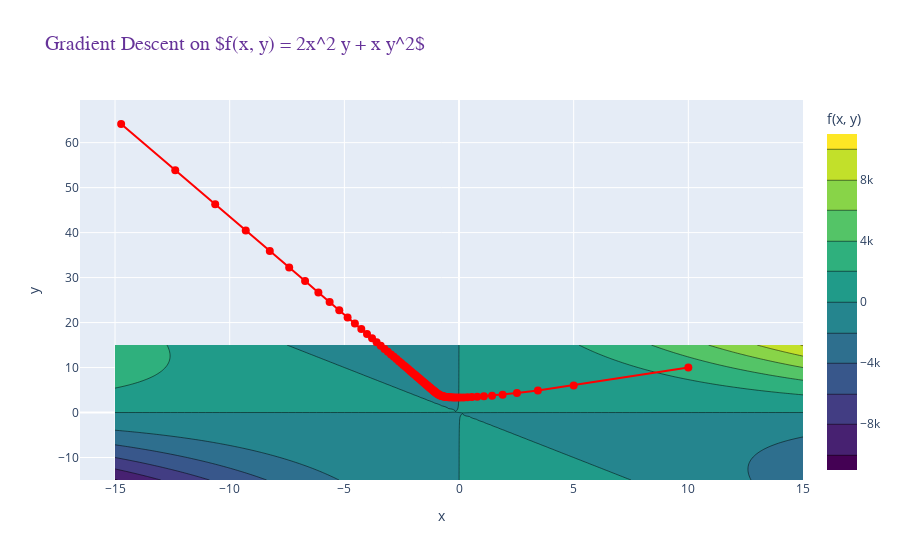

Notebook source saved alongside this figure:
### Code cell
import numpy as np
import sympy as sp
import plotly.graph_objects as go
from IPython.display import Math, display

# Define symbols
x, y = sp.symbols('x y')

# Define the function
f = 2*x**2*y + x*y**2 

grad_f_x = sp.diff(f, x)
grad_f_y = sp.diff(f, y)

grad_f_xx = sp.diff(grad_f_x, x)
grad_f_xy = sp.diff(grad_f_x, y)
grad_f_yx = sp.diff(grad_f_y, x)
grad_f_yy = sp.diff(grad_f_y, y)

grad_f_x_func = sp.lambdify((x, y), grad_f_x, 'numpy')
grad_f_y_func = sp.lambdify((x, y), grad_f_y, 'numpy')

display(Math(f"f(x, y) = {sp.latex(f)}"))
display(Math(f"\\frac{{\\partial f}}{{\\partial x}} = {sp.latex(grad_f_x)}"))
display(Math(f"\\frac{{\\partial f}}{{\\partial y}} = {sp.latex(grad_f_y)}"))
display(Math(f"\\frac{{\\partial^2 f}}{{\\partial x^2}} = {sp.latex(grad_f_xx)}"))
display(Math(f"\\frac{{\\partial^2 f}}{{\\partial x \\partial y}} = {sp.latex(grad_f_xy)}"))
display(Math(f"\\frac{{\\partial^2 f}}{{\\partial y \\partial x}} = {sp.latex(grad_f_yx)}"))
display(Math(f"\\frac{{\\partial^2 f}}{{\\partial y^2}} = {sp.latex(grad_f_yy)}"))

def gradient_descent(starting_point, learning_rate, num_iterations):
    x_current, y_current = starting_point
    x_history = [x_current]
    y_history = [y_current]
    f_history = [f.subs({x: x_current, y: y_current})]
    
    for _ in range(num_iterations):
        grad_x = grad_f_x_func(x_current, y_current)
        grad_y = grad_f_y_func(x_current, y_current)
        
        # Check for overflow or very large values
        if np.isinf(grad_x) or np.isnan(grad_x) or np.isinf(grad_y) or np.isnan(grad_y):
            print("Gradient overflow or NaN detected. Adjusting learning rate or check function.")
            break
        
        x_current = x_current - learning_rate * grad_x
        y_current = y_current - learning_rate * grad_y
        
        x_history.append(x_current)
        y_history.append(y_current)
        f_history.append(f.subs({x: x_current, y: y_current}))
    
    return x_history, y_history, f_history

# Parameters
starting_point = (10, 10)  # Starting point for gradient descent
learning_rate = 0.01        # Adjusted learning rate
num_iterations = 100       # Number of iterations


x_history, y_history, f_history = gradient_descent(starting_point, learning_rate, num_iterations)

# Create Plotly figure
fig = go.Figure()

# Plot function contour
x_values = np.linspace(-15, 15, 100)
y_values = np.linspace(-15, 15, 100)
X, Y = np.meshgrid(x_values, y_values)
Z = 2*X**2*Y + X*Y**2
fig.add_trace(go.Contour(
    x=x_values, y=y_values, z=Z,
    colorscale='Viridis',
    showscale=True,
    colorbar=dict(title='f(x, y)')
))

# Plot gradient descent path
fig.add_trace(go.Scatter(
    x=x_history,
    y=y_history,
    mode='markers+lines',
    marker=dict(color='red', size=8),
    line=dict(color='red', width=2),
    text=[f'({x_val:.1f}, {y_val:.1f})<br>f(x, y)={f_val:.1f}' for x_val, y_val, f_val in zip(x_history, y_history, f_history)],
    hoverinfo='text'
))

# LaTeX Title for Plotly Figure
latex_title = r"Gradient Descent on $f(x, y) = 2x^2 y + x y^2$"

# Display LaTeX Title
display(Math(latex_title))

# Update layout
fig.update_layout(
    title=latex_title,
    title_font=dict(family="Arial", size=20, color="RebeccaPurple"),
    xaxis_title='x',
    yaxis_title='y',
    autosize=True
)

# Show the plot
fig.show()

### Figure 1 — Plotly figure (JSON) as saved in the notebook; plotly's stock layout.template omitted (floating-point values rounded to 4 significant figures; data arrays with more than 128 entries replaced by an {"elided": "..."} marker saying what was removed)
{"data": [{"colorbar": {"title": {"text": "f(x, y)"}}, "colorscale": [[0, "#440154"], [0.1111, "#482878"], [0.2222, "#3e4989"], [0.3333, "#31688e"], [0.4444, "#26828e"], [0.5556, "#1f9e89"], [0.6667, "#35b779"], [0.7778, "#6ece58"], [0.8889, "#b5de2b"], [1, "#fde725"]], "showscale": true, "type": "contour", "x": [-15, -14.7, -14.39, -14.09, -13.79, -13.48, -13.18, -12.88, -12.58, -12.27, -11.97, -11.67, -11.36, -11.06, -10.76, -10.45, -10.15, -9.848, -9.545, -9.242, -8.939, -8.636, -8.333, -8.03, -7.727, -7.424, -7.121, -6.818, -6.515, -6.212, -5.909, -5.606, -5.303, -5, -4.697, -4.394, -4.091, -3.788, -3.485, -3.182, -2.879, -2.576, -2.273, -1.97, -1.667, -1.364, -1.061, -0.7576, -0.4545, -0.1515, 0.1515, 0.4545, 0.7576, 1.061, 1.364, 1.667, 1.97, 2.273, 2.576, 2.879, 3.182, 3.485, 3.788, 4.091, 4.394, 4.697, 5, 5.303, 5.606, 5.909, 6.212, 6.515, 6.818, 7.121, 7.424, 7.727, 8.03, 8.333, 8.636, 8.939, 9.242, 9.545, 9.848, 10.15, 10.45, 10.76, 11.06, 11.36, 11.67, 11.97, 12.27, 12.58, 12.88, 13.18, 13.48, 13.79, 14.09, 14.39, 14.7, 15], "y": [-15, -14.7, -14.39, -14.09, -13.79, -13.48, -13.18, -12.88, -12.58, -12.27, -11.97, -11.67, -11.36, -11.06, -10.76, -10.45, -10.15, -9.848, -9.545, -9.242, -8.939, -8.636, -8.333, -8.03, -7.727, -7.424, -7.121, -6.818, -6.515, -6.212, -5.909, -5.606, -5.303, -5, -4.697, -4.394, -4.091, -3.788, -3.485, -3.182, -2.879, -2.576, -2.273, -1.97, -1.667, -1.364, -1.061, -0.7576, -0.4545, -0.1515, 0.1515, 0.4545, 0.7576, 1.061, 1.364, 1.667, 1.97, 2.273, 2.576, 2.879, 3.182, 3.485, 3.788, 4.091, 4.394, 4.697, 5, 5.303, 5.606, 5.909, 6.212, 6.515, 6.818, 7.121, 7.424, 7.727, 8.03, 8.333, 8.636, 8.939, 9.242, 9.545, 9.848, 10.15, 10.45, 10.76, 11.06, 11.36, 11.67, 11.97, 12.27, 12.58, 12.88, 13.18, 13.48, 13.79, 14.09, 14.39, 14.7, 15], "z": {"elided": "100x100 float values"}}, {"hoverinfo": "text", "line": {"color": "red", "width": 2}, "marker": {"color": "red", "size": 8}, "mode": "markers+lines", "text": ["(10.0, 10.0)<br>f(x, y)=3000.0", "(5.0, 6.0)<br>f(x, y)=480.0", "(3.4, 4.9)<br>f(x, y)=198.6", "(2.5, 4.3)<br>f(x, y)=102.5", "(1.9, 4.0)<br>f(x, y)=58.9", "(1.4, 3.8)<br>f(x, y)=35.9", "(1.1, 3.6)<br>f(x, y)=22.5", "(0.8, 3.5)<br>f(x, y)=14.2", "(0.6, 3.4)<br>f(x, y)=8.8", "(0.4, 3.4)<br>f(x, y)=5.1", "(0.2, 3.4)<br>f(x, y)=2.6", "(0.1, 3.3)<br>f(x, y)=0.7", "(-0.1, 3.3)<br>f(x, y)=-0.6", "(-0.2, 3.3)<br>f(x, y)=-1.7", "(-0.3, 3.4)<br>f(x, y)=-2.4", "(-0.3, 3.4)<br>f(x, y)=-3.0", "(-0.4, 3.4)<br>f(x, y)=-3.5", "(-0.5, 3.4)<br>f(x, y)=-3.9", "(-0.5, 3.4)<br>f(x, y)=-4.3", "(-0.6, 3.5)<br>f(x, y)=-4.6", "(-0.6, 3.5)<br>f(x, y)=-4.9", "(-0.6, 3.5)<br>f(x, y)=-5.2", "(-0.7, 3.6)<br>f(x, y)=-5.4", "(-0.7, 3.6)<br>f(x, y)=-5.7", "(-0.7, 3.7)<br>f(x, y)=-5.9", "(-0.8, 3.7)<br>f(x, y)=-6.2", "(-0.8, 3.8)<br>f(x, y)=-6.4", "(-0.8, 3.8)<br>f(x, y)=-6.7", "(-0.8, 3.8)<br>f(x, y)=-7.0", "(-0.9, 3.9)<br>f(x, y)=-7.3", "(-0.9, 3.9)<br>f(x, y)=-7.6", "(-0.9, 4.0)<br>f(x, y)=-7.9", "(-0.9, 4.1)<br>f(x, y)=-8.3", "(-0.9, 4.1)<br>f(x, y)=-8.6", "(-0.9, 4.2)<br>f(x, y)=-9.0", "(-1.0, 4.2)<br>f(x, y)=-9.4", "(-1.0, 4.3)<br>f(x, y)=-9.8", "(-1.0, 4.4)<br>f(x, y)=-10.3", "(-1.0, 4.4)<br>f(x, y)=-10.8", "(-1.0, 4.5)<br>f(x, y)=-11.3", "(-1.0, 4.6)<br>f(x, y)=-11.8", "(-1.1, 4.6)<br>f(x, y)=-12.4", "(-1.1, 4.7)<br>f(x, y)=-13.0", "(-1.1, 4.8)<br>f(x, y)=-13.7", "(-1.1, 4.9)<br>f(x, y)=-14.4", "(-1.1, 5.0)<br>f(x, y)=-15.2", "(-1.2, 5.1)<br>f(x, y)=-16.0", "(-1.2, 5.1)<br>f(x, y)=-16.9", "(-1.2, 5.2)<br>f(x, y)=-17.8", "(-1.2, 5.3)<br>f(x, y)=-18.8", "(-1.2, 5.4)<br>f(x, y)=-19.9", "(-1.3, 5.5)<br>f(x, y)=-21.1", "(-1.3, 5.6)<br>f(x, y)=-22.3", "(-1.3, 5.8)<br>f(x, y)=-23.7", "(-1.3, 5.9)<br>f(x, y)=-25.2", "(-1.4, 6.0)<br>f(x, y)=-26.8", "(-1.4, 6.1)<br>f(x, y)=-28.5", "(-1.4, 6.3)<br>f(x, y)=-30.4", "(-1.5, 6.4)<br>f(x, y)=-32.5", "(-1.5, 6.5)<br>f(x, y)=-34.7", "(-1.5, 6.7)<br>f(x, y)=-37.2", "(-1.6, 6.8)<br>f(x, y)=-39.9", "(-1.6, 7.0)<br>f(x, y)=-42.9", "(-1.7, 7.2)<br>f(x, y)=-46.2", "(-1.7, 7.4)<br>f(x, y)=-49.8", "(-1.7, 7.6)<br>f(x, y)=-53.8", "(-1.8, 7.8)<br>f(x, y)=-58.2", "(-1.8, 8.0)<br>f(x, y)=-63.1", "(-1.9, 8.2)<br>f(x, y)=-68.6", "(-1.9, 8.4)<br>f(x, y)=-74.8", "(-2.0, 8.7)<br>f(x, y)=-81.7", "(-2.1, 9.0)<br>f(x, y)=-89.5", "(-2.1, 9.2)<br>f(x, y)=-98.3", "(-2.2, 9.6)<br>f(x, y)=-108.2", "(-2.3, 9.9)<br>f(x, y)=-119.6", "(-2.3, 10.2)<br>f(x, y)=-132.6", "(-2.4, 10.6)<br>f(x, y)=-147.5", "(-2.5, 11.0)<br>f(x, y)=-164.7", "(-2.6, 11.4)<br>f(x, y)=-184.6", "(-2.7, 11.9)<br>f(x, y)=-207.9", "(-2.8, 12.4)<br>f(x, y)=-235.3", "(-3.0, 12.9)<br>f(x, y)=-267.5", "(-3.1, 13.5)<br>f(x, y)=-305.9", "(-3.3, 14.2)<br>f(x, y)=-351.9", "(-3.4, 14.9)<br>f(x, y)=-407.5", "(-3.6, 15.6)<br>f(x, y)=-475.2", "(-3.8, 16.5)<br>f(x, y)=-558.6", "(-4.0, 17.5)<br>f(x, y)=-662.3", "(-4.3, 18.6)<br>f(x, y)=-792.8", "(-4.5, 19.8)<br>f(x, y)=-959.5", "(-4.9, 21.2)<br>f(x, y)=-1175.2", "(-5.2, 22.7)<br>f(x, y)=-1459.4", "(-5.6, 24.6)<br>f(x, y)=-1840.7", "(-6.1, 26.7)<br>f(x, y)=-2363.7", "(-6.7, 29.2)<br>f(x, y)=-3098.9", "(-7.4, 32.2)<br>f(x, y)=-4163.1", "(-8.3, 35.9)<br>f(x, y)=-5757.0", "(-9.3, 40.5)<br>f(x, y)=-8243.4", "(-10.6, 46.3)<br>f(x, y)=-12318.6", "(-12.4, 53.9)<br>f(x, y)=-19418.0", "(-14.7, 64.1)<br>f(x, y)=-32775.4"], "type": "scatter", "x": [10, 5, 3.44, 2.526, 1.901, 1.44, 1.083, 0.7965, 0.562, 0.3666, 0.2018, 0.06149, -0.05896, -0.163, -0.2533, -0.3322, -0.4013, -0.4621, -0.5158, -0.5635, -0.6061, -0.6442, -0.6785, -0.7097, -0.738, -0.7641, -0.7882, -0.8107, -0.8318, -0.8518, -0.8709, -0.8893, -0.9071, -0.9245, -0.9417, -0.9587, -0.9756, -0.9926, -1.01, -1.027, -1.045, -1.062, -1.081, -1.099, -1.119, -1.138, -1.159, -1.18, -1.201, -1.224, -1.247, -1.271, -1.296, -1.322, -1.349, -1.377, -1.407, -1.437, -1.469, -1.502, -1.537, -1.573, -1.611, -1.651, -1.693, -1.738, -1.784, -1.833, -1.885, -1.94, -1.998, -2.059, -2.124, -2.194, -2.268, -2.347, -2.432, -2.523, -2.622, -2.727, -2.842, -2.967, -3.102, -3.25, -3.413, -3.593, -3.791, -4.013, -4.261, -4.541, -4.858, -5.222, -5.642, -6.133, -6.712, -7.406, -8.251, -9.3, -10.63, -12.37, -14.73], "y": [10, 6, 4.9, 4.326, 3.98, 3.756, 3.607, 3.505, 3.437, 3.392, 3.364, 3.35, 3.346, 3.349, 3.36, 3.376, 3.396, 3.42, 3.447, 3.477, 3.51, 3.545, 3.583, 3.622, 3.664, 3.707, 3.752, 3.798, 3.847, 3.897, 3.949, 4.003, 4.058, 4.115, 4.174, 4.235, 4.298, 4.363, 4.429, 4.499, 4.57, 4.643, 4.72, 4.798, 4.88, 4.964, 5.051, 5.141, 5.234, 5.331, 5.432, 5.536, 5.645, 5.757, 5.875, 5.997, 6.124, 6.257, 6.395, 6.54, 6.691, 6.85, 7.016, 7.19, 7.373, 7.565, 7.768, 7.981, 8.207, 8.445, 8.698, 8.965, 9.25, 9.552, 9.875, 10.22, 10.59, 10.99, 11.41, 11.88, 12.37, 12.92, 13.51, 14.15, 14.86, 15.64, 16.51, 17.47, 18.55, 19.77, 21.15, 22.74, 24.57, 26.7, 29.22, 32.25, 35.92, 40.49, 46.29, 53.88, 64.15]}], "layout": {"autosize": true, "title": {"font": {"color": "RebeccaPurple", "family": "Arial", "size": 20}, "text": "Gradient Descent on $f(x, y) = 2x^2 y + x y^2$"}, "xaxis": {"title": {"text": "x"}}, "yaxis": {"title": {"text": "y"}}}}
